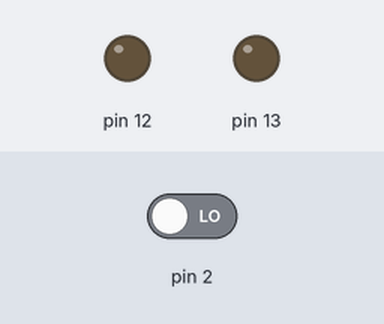
Bench run of a sketch on a simulated Arduino Uno, built with avr-gcc and run on an emulated ATmega328P. Shown: output pins drawn as LEDs (lit = HIGH). Dashed ring = blinking. The test bench sets the inputs (shaded band); at power-on: pin 2 LOW.

Above: at 1.2 s.
1.3 s: pin 2 driven HIGH
At 1.4 s:
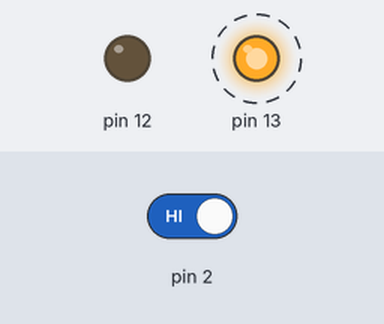
4.3 s: pin 2 driven LOW
At 5.0 s:
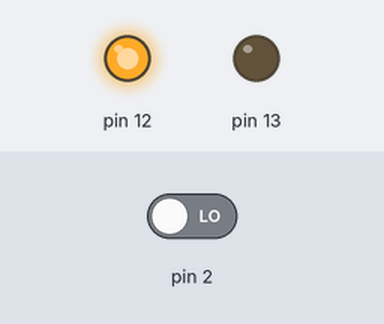
Timing chart, 0 to 7.3 s (numbered marks = the images above; inputs shaded):
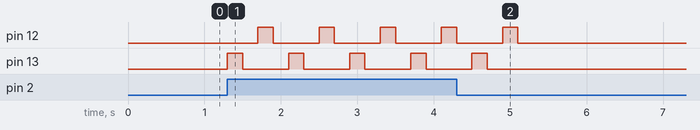

Measured:
- after the input at 1.3 s, pin 12: alternates HIGH for 0.20 s and LOW for 0.60 s, starting after 0.40 s; pin 13: alternates HIGH for 0.20 s and LOW for 0.60 s, starting at once
- after the input at 4.3 s, pin 12: goes on until 5.1 s, then stays LOW; pin 13: goes on until 4.7 s, then stays LOW

The sketch:

reto07.ino
```cpp
void setup() {
  // put your setup code here, to run once:
  pinMode (13, OUTPUT);
  pinMode (12, OUTPUT);
  pinMode (2, INPUT);
}

void loop() {
  // put your main code here, to run repeatedly:
  if (digitalRead(2) == HIGH) {
    secuencia();
  }

}

void secuencia() {
  int tiempo = 200;
  for (int n = 0; n < 5; n++) {
    digitalWrite (13, HIGH);
    delay (tiempo);
    digitalWrite (13, LOW);
    delay (tiempo);
    digitalWrite (12, HIGH);
    delay (tiempo);
    digitalWrite (12, LOW);
    delay (tiempo);
  }
}
```
